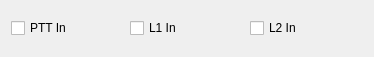
<?xml version="1.0" encoding="UTF-8"?>
<ui version="4.0">
 <class>windowMonitor</class>
 <widget class="QDialog" name="windowMonitor">
  <property name="geometry">
   <rect>
    <x>0</x>
    <y>0</y>
    <width>374</width>
    <height>57</height>
   </rect>
  </property>
  <property name="windowTitle">
   <string>Input Lines</string>
  </property>
  <layout class="QHBoxLayout" name="horizontalLayout">
   <item>
    <widget class="QCheckBox" name="PTTInCheckBox">
     <property name="text">
      <string>PTT In</string>
     </property>
    </widget>
   </item>
   <item>
    <widget class="QCheckBox" name="L1CheckBox">
     <property name="text">
      <string>L1 In</string>
     </property>
    </widget>
   </item>
   <item>
    <widget class="QCheckBox" name="L2CheckBox">
     <property name="text">
      <string>L2 In</string>
     </property>
    </widget>
   </item>
  </layout>
 </widget>
 <resources/>
 <connections/>
</ui>
